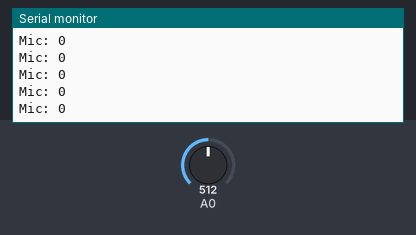
The sketch below on a simulated Arduino Uno, built with avr-gcc and run on an emulated ATmega328P. Parts: the last lines printed to the serial monitor. The test bench sets the inputs (shaded band); at power-on: A0 = 512.

Above: at 10.2 s.
10.3 s: A0 set to 628
At 11.0 s:
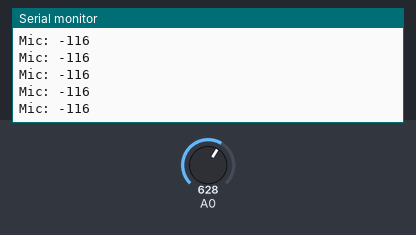
11.8 s: A0 set to 596
At 12.8 s:
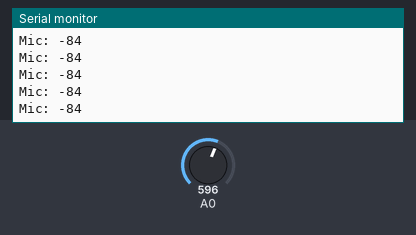
Timing chart, 0 to 14.8 s (numbered marks = the images above; inputs shaded):
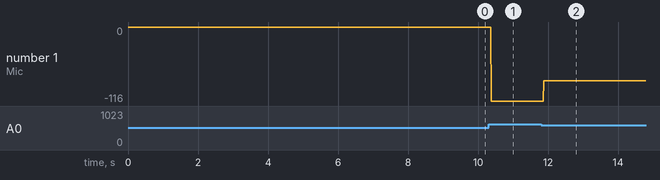

The sketch:

MICRO_MiroLevelSimple.ino
```cpp
/* Example for MADE Arduino workshop
Please visit: made-bcn.org/arduino

How to connect:
VCC --> 5V
GND --> GND
 A0 --> A0

*/


const int microPin = 0;
int valMic = 0;
int valMicRef = 0;

void setup() {
  // initialize serial communication:
  Serial.begin(9600);
  pinMode(A0,INPUT);
  valMicRef = analogRead(A0);
}

void loop()
{
  valMic = analogRead(A0);    // read the micro input pin
  Serial.print("Mic: ");
  Serial.println(valMicRef - valMic);
}
```

Measured:
- after the input at 10.3 s, the serial monitor: prints a new line after 0.08 s (image 1)
- after the input at 11.8 s, the serial monitor: prints a new line after 0.07 s (image 2)
- plotted number 1: 0 → -116 after the input at 10.3 s, -116 → -84 after the input at 11.8 s
